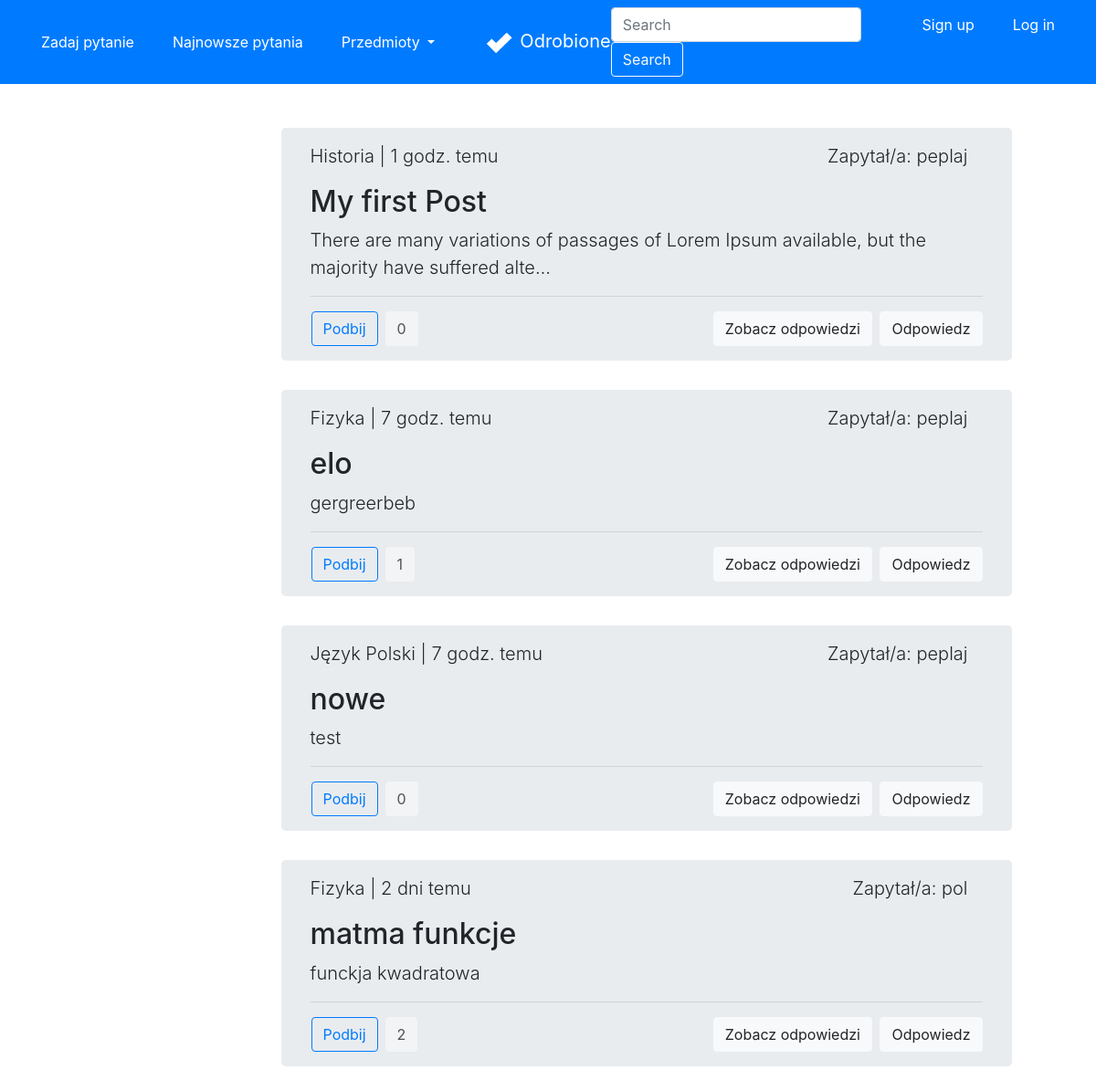
The app's page /latest with its own data.
### forum/models.py (models this page shows, shortened)
class Question(Model):
    title = CharField(max_length=300)
    desc = TextField()
    image = ImageField(upload_to='images/', blank=True)
    createDate = DateTimeField(auto_now_add=True)
    user = ForeignKey(User, on_delete=CASCADE)
    schools = [
        ('', 'Wybierz szkołę'),
        ('ps', 'Szkoła Podstawowa'),
        ('ms', 'Szkoła Średnia'),
        ('cl', 'Studia'),
    ]
    school = CharField(max_length=2, choices=schools,
                       default='')
    subjects = [
        ('', 'Wybierz przedmiot'),
        ('mat', 'Matematyka'),
        ('fiz', 'Fizyka'),
        ('inf', 'Informatyka'),
        ('pol', 'Język Polski'),
        ('ang', 'Język Angielski'),
        ('nmc', 'Język Niemiecki'),
        ('his', 'Historia'),
        ('bio', 'Biologia'),
        ('che', 'Chemia'),
        ('geo', 'Geografia'),
    ]
    subject = CharField(max_length=3, choices=subjects,
                        default='')
    likes = ManyToManyField(User, related_name='likes', blank=True)
    def total_likes(self):
        return self.likes.count()
    def display_time(self):
        mytimezone = timezone.utc
        now = datetime.now(mytimezone)
        if self.createDate.date() == now.date():
            if self.createDate.hour == now.hour:
                if now.minute - self.createDate.minute != 0:
                    return str(now.minute - self.createDate.minute)+" min. temu"
                else:
                    return "teraz"
            else:
                return str(now.hour - self.createDate.hour)+" godz. temu"
        else:
            diff = (now - self.createDate).days
            if diff == 1:
                return str(diff)+" dzień temu"
            else:
                return str(diff)+" dni temu"
    def display_subject(self):
        mySubjects = {'mat': 'Matematyka', 'fiz': 'Fizyka', 'Inf': 'Informatyka',
                      'pol': 'Język Polski', 'ang': 'Język Angielski', 'nmc': 'Język Niemiecki',
                      'his': 'Historia', 'bio': 'Biologia', 'che': 'Chemia', 'geo': 'Geografia'}
        return mySubjects[self.subject]

### accounts/models.py (models this page shows)
class User(AbstractUser):
    email = models.EmailField(_('email address'), unique=True)

### forum/views.py (the view)
# urls.py: path('latest', views.latest, name='latest'),
def latest(request):
    questions = Question.objects.all().order_by('-createDate')
    for question in questions:
        if question.likes.filter(id=request.user.id).exists():
            question.is_liked = True
        else:
            question.is_liked = False
    return render(request, 'forum/latest.html',
                  {'questions': questions})

### forum/templates/forum/latest.html (shortened to what this page needs)
{% extends 'forum/base.html' %}
{% block content %}
<div class="row justify-content-center">
    <div class="col-md-6">
        <br>
        <br>
        {% for question in questions %}
        <div class="jumbotron py-3" style="height: fit-content; width: 800px;">
            <div class="row">
                <div class="col text-left">
                    <p class="lead">{{question.display_subject}} | {{question.display_time}}</p>
                </div>
                <div class="col text-right mr-3">
                    <p class="lead">Zapytał/a: {{question.user}}</p>
                </div>
            </div>
            <h2 class="display">{{question.title}}</h2>
            <p class="lead">{{question.desc|truncatechars:100}}</p>
            <hr class="my-2">
            <div class="row mt-3">
                <div class="col content-left">
                    <div class="row">
                        <form action="{% url 'like' question.id %}" method="POST">
                            {% if question.is_liked %}
                            <button type="submit" class="btn btn-primary ml-3">Podbij</button>
                            {% else %}
                            <button type="submit" class="btn btn-outline-primary ml-3">Podbij</button>
                            {% endif %}
                        </form>
                        <a class="btn btn-light disabled ml-2" style="color: black;" href="#"
                            role="button">{{question.total_likes}}</a>
                    </div>
                </div>
                <div class="col text-right">
                    <a class="btn btn-light mr-1" href="{% url 'detail' question.id %}" role="button">Zobacz
                        odpowiedzi</a>
                    <a class="btn btn-light" href="#" role="button">Odpowiedz</a>
                </div>
            </div>
        </div>
        {% endfor %}
    </div>
</div>
{% endblock content %}

### records on screen
Question: display_subject "Historia", display_time "1 godz. temu", user "peplaj", title "My first Post", desc "There are many variations of passages of Lorem Ipsum available, but the majority have suffered alte…", shows "Podbij", total_likes "0"
Question: display_subject "Fizyka", display_time "7 godz. temu", user "peplaj", title "elo", desc "gergreerbeb", shows "Podbij", total_likes "1"
Question: display_subject "Język Polski", display_time "7 godz. temu", user "peplaj", title "nowe", desc "test", shows "Podbij", total_likes "0"
Question: display_subject "Fizyka", display_time "2 dni temu", user "pol", title "matma funkcje", desc "funckja kwadratowa", shows "Podbij", total_likes "2"
